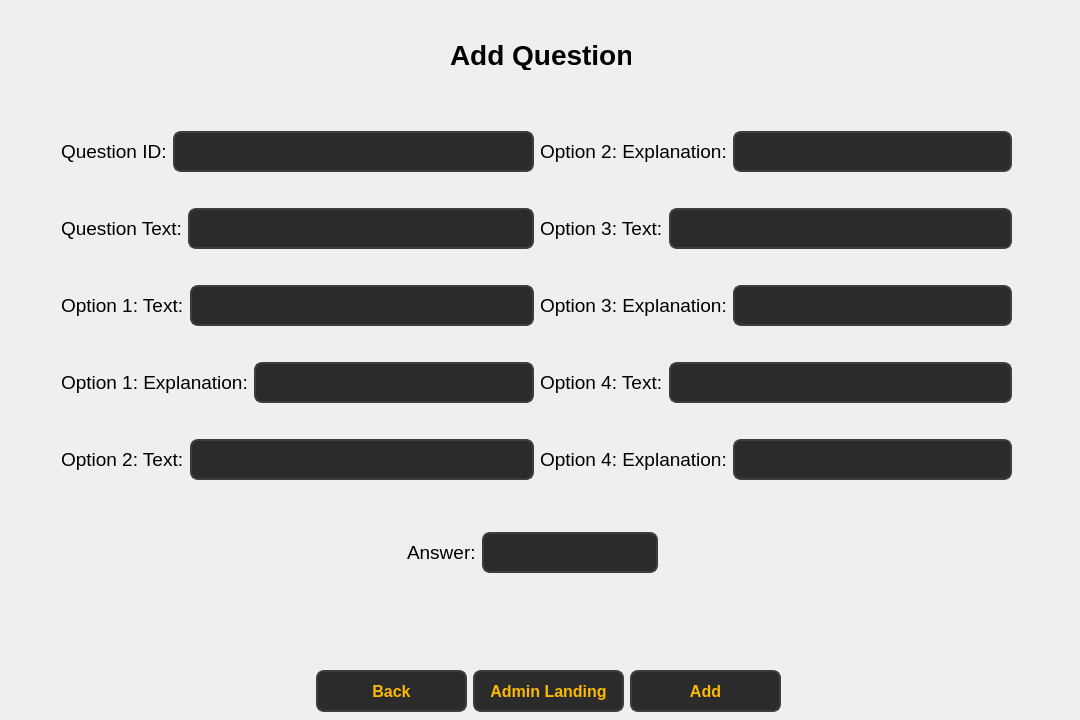
<?xml version="1.0" encoding="UTF-8"?>
<ui version="4.0">
 <class>Form</class>
 <widget class="QWidget" name="Form">
  <property name="geometry">
   <rect>
    <x>0</x>
    <y>0</y>
    <width>1080</width>
    <height>720</height>
   </rect>
  </property>
  <property name="windowTitle">
   <string>Form</string>
  </property>
  <widget class="QLabel" name="label">
   <property name="geometry">
    <rect>
     <x>450</x>
     <y>40</y>
     <width>181</width>
     <height>30</height>
    </rect>
   </property>
   <property name="font">
    <font>
     <pointsize>21</pointsize>
     <bold>true</bold>
    </font>
   </property>
   <property name="text">
    <string>Add Question</string>
   </property>
  </widget>
  <widget class="QPushButton" name="pushButton_back">
   <property name="geometry">
    <rect>
     <x>316</x>
     <y>670</y>
     <width>151</width>
     <height>42</height>
    </rect>
   </property>
   <property name="styleSheet">
    <string notr="true">QPushButton {
        background-color: #2b2b2b;  
        color: #fcba03;              
        border: 2px solid #3d3d3d;      
        border-radius: 8px;          
        padding: 8px 16px;            
        font-size: 16px;            
        font-weight: bold;
    
    }

    QPushButton:hover {
        background-color: #fcba03;
		 color: #000000;
        border: 2px solid #5a5a5a;    
    }

    QPushButton:pressed {
        background-color: #1a1a1a;      
        border: 2px solid #2b2b2b;      
    }</string>
   </property>
   <property name="text">
    <string>Back</string>
   </property>
  </widget>
  <widget class="QPushButton" name="pushButton_4">
   <property name="geometry">
    <rect>
     <x>473</x>
     <y>670</y>
     <width>151</width>
     <height>42</height>
    </rect>
   </property>
   <property name="styleSheet">
    <string notr="true">QPushButton {
        background-color: #2b2b2b;  
        color: #fcba03;              
        border: 2px solid #3d3d3d;      
        border-radius: 8px;          
        padding: 8px 16px;            
        font-size: 16px;            
        font-weight: bold;
    
    }

    QPushButton:hover {
        background-color: #fcba03;
		 color: #000000;
        border: 2px solid #5a5a5a;    
    }

    QPushButton:pressed {
        background-color: #1a1a1a;      
        border: 2px solid #2b2b2b;      
    }</string>
   </property>
   <property name="text">
    <string>Admin Landing</string>
   </property>
  </widget>
  <widget class="QPushButton" name="pushButton">
   <property name="geometry">
    <rect>
     <x>630</x>
     <y>670</y>
     <width>151</width>
     <height>42</height>
    </rect>
   </property>
   <property name="styleSheet">
    <string notr="true">QPushButton {
        background-color: #2b2b2b;  
        color: #fcba03;              
        border: 2px solid #3d3d3d;      
        border-radius: 8px;          
        padding: 8px 16px;            
        font-size: 16px;            
        font-weight: bold;
    
    }

    QPushButton:hover {
        background-color: #fcba03;
		 color: #000000;
        border: 2px solid #5a5a5a;    
    }

    QPushButton:pressed {
        background-color: #1a1a1a;      
        border: 2px solid #2b2b2b;      
    }</string>
   </property>
   <property name="text">
    <string>Add</string>
   </property>
  </widget>
  <widget class="QWidget" name="">
   <property name="geometry">
    <rect>
     <x>407</x>
     <y>530</y>
     <width>251</width>
     <height>45</height>
    </rect>
   </property>
   <layout class="QHBoxLayout" name="horizontalLayout_16">
    <item>
     <widget class="QLabel" name="label_18">
      <property name="font">
       <font>
        <pointsize>14</pointsize>
       </font>
      </property>
      <property name="text">
       <string>Answer:</string>
      </property>
     </widget>
    </item>
    <item>
     <widget class="QLineEdit" name="lineEdit_17">
      <property name="styleSheet">
       <string notr="true">QLineEdit {
        background-color: #2b2b2b;  /* Dark background */
        color: #fcba03;  /* Text color */
        border: 2px solid #3d3d3d;  /* Border color */
        border-radius: 8px;  /* Rounded corners */
        padding: 8px;  /* Padding inside the input field */
        font-size: 16px;  /* Font size */
        font-weight: bold;  /* Bold font */
    }

    QLineEdit:hover {
        background-color: #3d3d3d;  /* Background when hovered */
        border: 2px solid #fcba03;  /* Border color when hovered */
    }

    QLineEdit:focus {
        background-color: #1a1a1a;  /* Background when focused */
        border: 2px solid #fcba03;  /* Border color when focused */
        color: #ffffff;  /* Text color when focused */
    }</string>
      </property>
     </widget>
    </item>
   </layout>
  </widget>
  <widget class="QWidget" name="">
   <property name="geometry">
    <rect>
     <x>61</x>
     <y>101</y>
     <width>951</width>
     <height>411</height>
    </rect>
   </property>
   <layout class="QHBoxLayout" name="horizontalLayout_9">
    <item>
     <layout class="QVBoxLayout" name="verticalLayout">
      <item>
       <layout class="QHBoxLayout" name="horizontalLayout">
        <item>
         <widget class="QLabel" name="label_4">
          <property name="font">
           <font>
            <pointsize>14</pointsize>
           </font>
          </property>
          <property name="text">
           <string>Question ID:</string>
          </property>
         </widget>
        </item>
        <item>
         <widget class="QLineEdit" name="lineEdit_3">
          <property name="styleSheet">
           <string notr="true">QLineEdit {
        background-color: #2b2b2b;  /* Dark background */
        color: #fcba03;  /* Text color */
        border: 2px solid #3d3d3d;  /* Border color */
        border-radius: 8px;  /* Rounded corners */
        padding: 8px;  /* Padding inside the input field */
        font-size: 16px;  /* Font size */
        font-weight: bold;  /* Bold font */
    }

    QLineEdit:hover {
        background-color: #3d3d3d;  /* Background when hovered */
        border: 2px solid #fcba03;  /* Border color when hovered */
    }

    QLineEdit:focus {
        background-color: #1a1a1a;  /* Background when focused */
        border: 2px solid #fcba03;  /* Border color when focused */
        color: #ffffff;  /* Text color when focused */
    }</string>
          </property>
         </widget>
        </item>
       </layout>
      </item>
      <item>
       <layout class="QHBoxLayout" name="horizontalLayout_2">
        <item>
         <widget class="QLabel" name="label_5">
          <property name="font">
           <font>
            <pointsize>14</pointsize>
           </font>
          </property>
          <property name="text">
           <string>Question Text:</string>
          </property>
         </widget>
        </item>
        <item>
         <widget class="QLineEdit" name="lineEdit_4">
          <property name="styleSheet">
           <string notr="true">QLineEdit {
        background-color: #2b2b2b;  /* Dark background */
        color: #fcba03;  /* Text color */
        border: 2px solid #3d3d3d;  /* Border color */
        border-radius: 8px;  /* Rounded corners */
        padding: 8px;  /* Padding inside the input field */
        font-size: 16px;  /* Font size */
        font-weight: bold;  /* Bold font */
    }

    QLineEdit:hover {
        background-color: #3d3d3d;  /* Background when hovered */
        border: 2px solid #fcba03;  /* Border color when hovered */
    }

    QLineEdit:focus {
        background-color: #1a1a1a;  /* Background when focused */
        border: 2px solid #fcba03;  /* Border color when focused */
        color: #ffffff;  /* Text color when focused */
    }</string>
          </property>
         </widget>
        </item>
       </layout>
      </item>
      <item>
       <layout class="QHBoxLayout" name="horizontalLayout_4">
        <item>
         <widget class="QLabel" name="label_7">
          <property name="font">
           <font>
            <pointsize>14</pointsize>
           </font>
          </property>
          <property name="text">
           <string>Option 1: Text:</string>
          </property>
         </widget>
        </item>
        <item>
         <widget class="QLineEdit" name="lineEdit_6">
          <property name="styleSheet">
           <string notr="true">QLineEdit {
        background-color: #2b2b2b;  /* Dark background */
        color: #fcba03;  /* Text color */
        border: 2px solid #3d3d3d;  /* Border color */
        border-radius: 8px;  /* Rounded corners */
        padding: 8px;  /* Padding inside the input field */
        font-size: 16px;  /* Font size */
        font-weight: bold;  /* Bold font */
    }

    QLineEdit:hover {
        background-color: #3d3d3d;  /* Background when hovered */
        border: 2px solid #fcba03;  /* Border color when hovered */
    }

    QLineEdit:focus {
        background-color: #1a1a1a;  /* Background when focused */
        border: 2px solid #fcba03;  /* Border color when focused */
        color: #ffffff;  /* Text color when focused */
    }</string>
          </property>
         </widget>
        </item>
       </layout>
      </item>
      <item>
       <layout class="QHBoxLayout" name="horizontalLayout_3">
        <item>
         <widget class="QLabel" name="label_6">
          <property name="font">
           <font>
            <pointsize>14</pointsize>
           </font>
          </property>
          <property name="text">
           <string>Option 1: Explanation:</string>
          </property>
         </widget>
        </item>
        <item>
         <widget class="QLineEdit" name="lineEdit_5">
          <property name="styleSheet">
           <string notr="true">QLineEdit {
        background-color: #2b2b2b;  /* Dark background */
        color: #fcba03;  /* Text color */
        border: 2px solid #3d3d3d;  /* Border color */
        border-radius: 8px;  /* Rounded corners */
        padding: 8px;  /* Padding inside the input field */
        font-size: 16px;  /* Font size */
        font-weight: bold;  /* Bold font */
    }

    QLineEdit:hover {
        background-color: #3d3d3d;  /* Background when hovered */
        border: 2px solid #fcba03;  /* Border color when hovered */
    }

    QLineEdit:focus {
        background-color: #1a1a1a;  /* Background when focused */
        border: 2px solid #fcba03;  /* Border color when focused */
        color: #ffffff;  /* Text color when focused */
    }</string>
          </property>
         </widget>
        </item>
       </layout>
      </item>
      <item>
       <layout class="QHBoxLayout" name="horizontalLayout_6">
        <item>
         <widget class="QLabel" name="label_9">
          <property name="font">
           <font>
            <pointsize>14</pointsize>
           </font>
          </property>
          <property name="text">
           <string>Option 2: Text:</string>
          </property>
         </widget>
        </item>
        <item>
         <widget class="QLineEdit" name="lineEdit_8">
          <property name="styleSheet">
           <string notr="true">QLineEdit {
        background-color: #2b2b2b;  /* Dark background */
        color: #fcba03;  /* Text color */
        border: 2px solid #3d3d3d;  /* Border color */
        border-radius: 8px;  /* Rounded corners */
        padding: 8px;  /* Padding inside the input field */
        font-size: 16px;  /* Font size */
        font-weight: bold;  /* Bold font */
    }

    QLineEdit:hover {
        background-color: #3d3d3d;  /* Background when hovered */
        border: 2px solid #fcba03;  /* Border color when hovered */
    }

    QLineEdit:focus {
        background-color: #1a1a1a;  /* Background when focused */
        border: 2px solid #fcba03;  /* Border color when focused */
        color: #ffffff;  /* Text color when focused */
    }</string>
          </property>
         </widget>
        </item>
       </layout>
      </item>
     </layout>
    </item>
    <item>
     <layout class="QVBoxLayout" name="verticalLayout_2">
      <item>
       <layout class="QHBoxLayout" name="horizontalLayout_5">
        <item>
         <widget class="QLabel" name="label_10">
          <property name="font">
           <font>
            <pointsize>14</pointsize>
           </font>
          </property>
          <property name="text">
           <string>Option 2: Explanation:</string>
          </property>
         </widget>
        </item>
        <item>
         <widget class="QLineEdit" name="lineEdit_9">
          <property name="styleSheet">
           <string notr="true">QLineEdit {
        background-color: #2b2b2b;  /* Dark background */
        color: #fcba03;  /* Text color */
        border: 2px solid #3d3d3d;  /* Border color */
        border-radius: 8px;  /* Rounded corners */
        padding: 8px;  /* Padding inside the input field */
        font-size: 16px;  /* Font size */
        font-weight: bold;  /* Bold font */
    }

    QLineEdit:hover {
        background-color: #3d3d3d;  /* Background when hovered */
        border: 2px solid #fcba03;  /* Border color when hovered */
    }

    QLineEdit:focus {
        background-color: #1a1a1a;  /* Background when focused */
        border: 2px solid #fcba03;  /* Border color when focused */
        color: #ffffff;  /* Text color when focused */
    }</string>
          </property>
         </widget>
        </item>
       </layout>
      </item>
      <item>
       <layout class="QHBoxLayout" name="horizontalLayout_12">
        <item>
         <widget class="QLabel" name="label_15">
          <property name="font">
           <font>
            <pointsize>14</pointsize>
           </font>
          </property>
          <property name="text">
           <string>Option 3: Text:</string>
          </property>
         </widget>
        </item>
        <item>
         <widget class="QLineEdit" name="lineEdit_14">
          <property name="styleSheet">
           <string notr="true">QLineEdit {
        background-color: #2b2b2b;  /* Dark background */
        color: #fcba03;  /* Text color */
        border: 2px solid #3d3d3d;  /* Border color */
        border-radius: 8px;  /* Rounded corners */
        padding: 8px;  /* Padding inside the input field */
        font-size: 16px;  /* Font size */
        font-weight: bold;  /* Bold font */
    }

    QLineEdit:hover {
        background-color: #3d3d3d;  /* Background when hovered */
        border: 2px solid #fcba03;  /* Border color when hovered */
    }

    QLineEdit:focus {
        background-color: #1a1a1a;  /* Background when focused */
        border: 2px solid #fcba03;  /* Border color when focused */
        color: #ffffff;  /* Text color when focused */
    }</string>
          </property>
         </widget>
        </item>
       </layout>
      </item>
      <item>
       <layout class="QHBoxLayout" name="horizontalLayout_8">
        <item>
         <widget class="QLabel" name="label_11">
          <property name="font">
           <font>
            <pointsize>14</pointsize>
           </font>
          </property>
          <property name="text">
           <string>Option 3: Explanation:</string>
          </property>
         </widget>
        </item>
        <item>
         <widget class="QLineEdit" name="lineEdit_10">
          <property name="styleSheet">
           <string notr="true">QLineEdit {
        background-color: #2b2b2b;  /* Dark background */
        color: #fcba03;  /* Text color */
        border: 2px solid #3d3d3d;  /* Border color */
        border-radius: 8px;  /* Rounded corners */
        padding: 8px;  /* Padding inside the input field */
        font-size: 16px;  /* Font size */
        font-weight: bold;  /* Bold font */
    }

    QLineEdit:hover {
        background-color: #3d3d3d;  /* Background when hovered */
        border: 2px solid #fcba03;  /* Border color when hovered */
    }

    QLineEdit:focus {
        background-color: #1a1a1a;  /* Background when focused */
        border: 2px solid #fcba03;  /* Border color when focused */
        color: #ffffff;  /* Text color when focused */
    }</string>
          </property>
         </widget>
        </item>
       </layout>
      </item>
      <item>
       <layout class="QHBoxLayout" name="horizontalLayout_10">
        <item>
         <widget class="QLabel" name="label_13">
          <property name="font">
           <font>
            <pointsize>14</pointsize>
           </font>
          </property>
          <property name="text">
           <string>Option 4: Text:</string>
          </property>
         </widget>
        </item>
        <item>
         <widget class="QLineEdit" name="lineEdit_12">
          <property name="styleSheet">
           <string notr="true">QLineEdit {
        background-color: #2b2b2b;  /* Dark background */
        color: #fcba03;  /* Text color */
        border: 2px solid #3d3d3d;  /* Border color */
        border-radius: 8px;  /* Rounded corners */
        padding: 8px;  /* Padding inside the input field */
        font-size: 16px;  /* Font size */
        font-weight: bold;  /* Bold font */
    }

    QLineEdit:hover {
        background-color: #3d3d3d;  /* Background when hovered */
        border: 2px solid #fcba03;  /* Border color when hovered */
    }

    QLineEdit:focus {
        background-color: #1a1a1a;  /* Background when focused */
        border: 2px solid #fcba03;  /* Border color when focused */
        color: #ffffff;  /* Text color when focused */
    }</string>
          </property>
         </widget>
        </item>
       </layout>
      </item>
      <item>
       <layout class="QHBoxLayout" name="horizontalLayout_11">
        <item>
         <widget class="QLabel" name="label_14">
          <property name="font">
           <font>
            <pointsize>14</pointsize>
           </font>
          </property>
          <property name="text">
           <string>Option 4: Explanation:</string>
          </property>
         </widget>
        </item>
        <item>
         <widget class="QLineEdit" name="lineEdit_13">
          <property name="styleSheet">
           <string notr="true">QLineEdit {
        background-color: #2b2b2b;  /* Dark background */
        color: #fcba03;  /* Text color */
        border: 2px solid #3d3d3d;  /* Border color */
        border-radius: 8px;  /* Rounded corners */
        padding: 8px;  /* Padding inside the input field */
        font-size: 16px;  /* Font size */
        font-weight: bold;  /* Bold font */
    }

    QLineEdit:hover {
        background-color: #3d3d3d;  /* Background when hovered */
        border: 2px solid #fcba03;  /* Border color when hovered */
    }

    QLineEdit:focus {
        background-color: #1a1a1a;  /* Background when focused */
        border: 2px solid #fcba03;  /* Border color when focused */
        color: #ffffff;  /* Text color when focused */
    }</string>
          </property>
         </widget>
        </item>
       </layout>
      </item>
     </layout>
    </item>
   </layout>
  </widget>
 </widget>
 <resources/>
 <connections/>
</ui>
